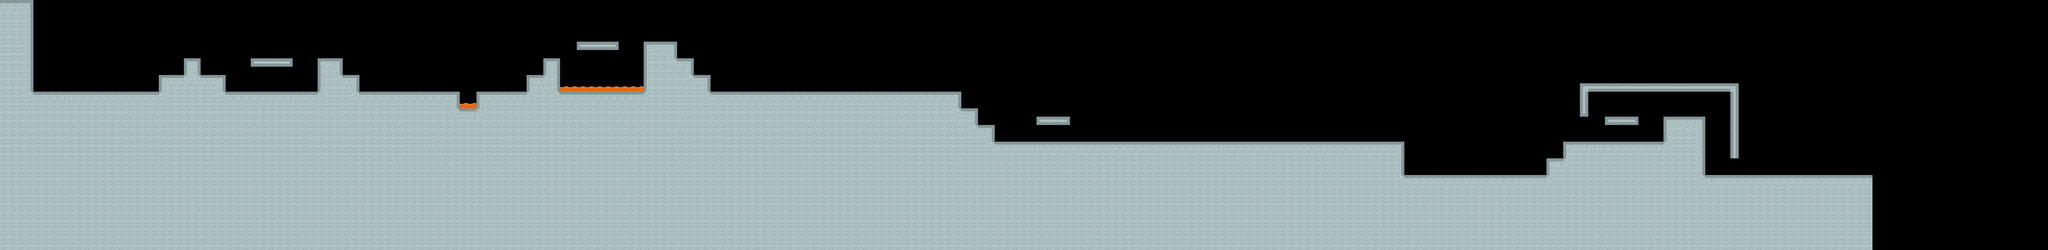

Below is a game level as drawn by its tile map, then a one-line description and the .tmx that defines it (tile-layer data replaced by summaries):
An orthogonal 245x30 tile map with 70x70 px tiles, 3 tile layers (Base, Objets/Ennemis, Lave).

<map version="1.0" tiledversion="1.0.3" orientation="orthogonal" renderorder="right-down" width="245" height="30" tilewidth="70" tileheight="70" nextobjectid="1">
 <tileset firstgid="1" source="../Commun/TileMapScaled.tsx" />
 <layer name="Base" width="245" height="30">
  <data>[7350 cells, 3649 non-empty, 13 distinct tile ids]</data>
 </layer>
 <layer name="Objets/Ennemis" width="245" height="30">
  <data>[7350 cells, 0 non-empty, 0 distinct tile ids]</data>
 </layer>
 <layer name="Lave" width="245" height="30">
  <data>[7350 cells, 12 non-empty, 1 distinct tile ids]</data>
 </layer>
</map>
